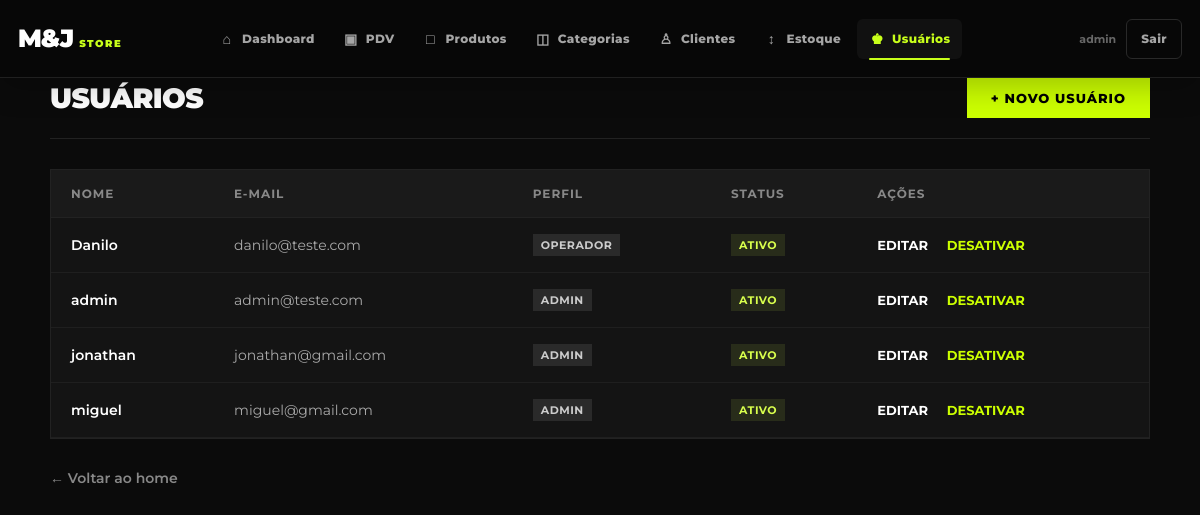
The app's page /usuarios/ (signed in), older data.
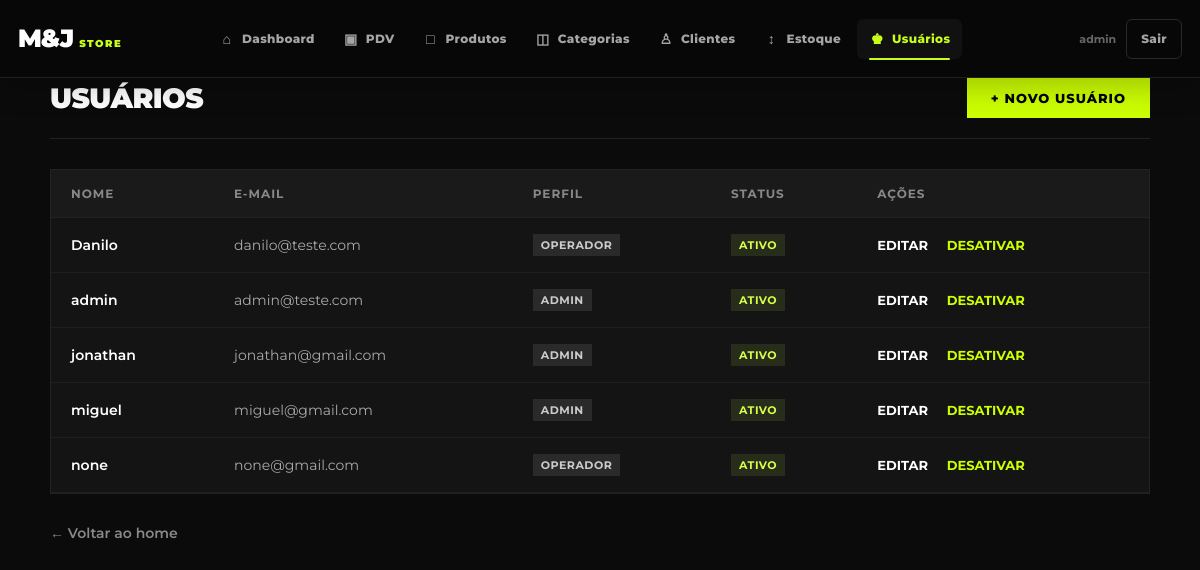
The same page, newer data.
### app/models/usuarios.py (models this page shows)
class Usuario(Base):
    __tablename__ = "usuarios"
    id = Column(Integer, primary_key=True, autoincrement=True)
    nome = Column(String(100), nullable=False)
    email = Column(String(150), unique=True, nullable=False)
    senha_hash = Column(String(255), nullable=False)
    role = Column(String(20), nullable=False, default="operador")
    ativo = Column(Boolean, default=True)
    criando_em = Column(DateTime, server_default=func.now())

### app/controllers/usuario_controller.py (the view)
@router.get("/")
def listar_usuarios(
    request: Request,
    db: Session = Depends(get_db),
    admin = Depends(get_admin)  # bloqueia quem não é admin
):
    usuarios = db.query(Usuario).order_by(Usuario.nome).all()
    return templates.TemplateResponse(
        request=request,
        name="usuarios/index.html",
        context={
            "usuario": admin,     # dados de quem está logado (para navbar)
            "usuarios": usuarios  # lista para exibir na tabela
        }
    )

### app/templates/usuarios/index.html (shortened to what this page needs)
<html lang="pt-br">
<head>
    <link rel="stylesheet" href="/static/css/navbar.css">
</head>
<body>
    {% include "shared/navbar.html" %}
    <div class="container">
        <div class="header-painel">
            <h1>Usuários</h1>
            <a href="/usuarios/novo" class="btn-novo">+ Novo usuário</a>
        </div>
        <div class="table-responsive">
            <table>
                <thead>
                    <tr>
                        <th>Nome</th>
                        <th>E-mail</th>
                        <th>Perfil</th>
                        <th>Status</th>
                        <th>Ações</th>
                    </tr>
                </thead>
                <tbody>
                    {% for u in usuarios %}
                    <tr>
                        <td style="font-weight: 600;">{{ u.nome }}</td>
                        <td style="color: #aaa;">{{ u.email }}</td>
                        <td><span class="badge">{{ u.role }}</span></td>
                        <td>
                            {% if u.ativo %}
                                <span class="badge active">Ativo</span>
                            {% else %}
                                <span class="badge inactive">Inativo</span>
                            {% endif %}
                        </td>
                        <td>
                            <a href="/usuarios/{{ u.id }}/editar" class="btn-editar">Editar</a>
                            <form action="/usuarios/{{ u.id }}/toggle-ativo" method="post" style="display:inline">
                                <button type="submit" class="btn-toggle">
                                    {% if u.ativo %}
                                        Desativar
                                    {% else %}
                                        Ativar
                                    {% endif %}
                                </button>
                            </form>
                        </td>
                    </tr>
                    {% else %}
                    <tr>
                        <td colspan="5" style="text-align: center; color: #888;">Nenhum usuário cadastrado.</td>
                    </tr>
                    {% endfor %}
                    </tbody>
            </table>
        </div>
        <p><a href="/" class="btn-voltar">← Voltar ao home</a></p>
    </div>
</body>
</html>

Row changes from the older to the newer data that the page shows:
added Usuario: nome "none", email "none@gmail.com", role "OPERADOR", ativo "ATIVO"
